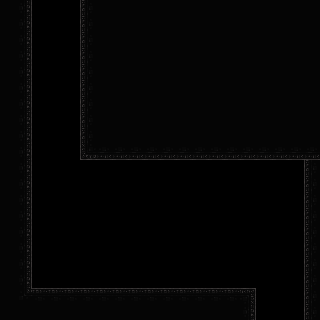

Rendered tile map (Tiled .tmx) drawn with the repository's tilesets; below, a short description and the full map source, tile grids included:
An orthogonal 20x20 tile map with 16x16 px tiles, 1 tile layer (foreground) and 6 objects (4x wall, ground, ceiling).

<map version="1.10" tiledversion="1.12.1" orientation="orthogonal" renderorder="right-down" width="20" height="20" tilewidth="16" tileheight="16" infinite="0" nextlayerid="3" nextobjectid="9">
 <editorsettings>
  <export target="../sacredflame/assets/graphics/map/main4.lua" format="lua" />
 </editorsettings>
 <tileset firstgid="1" source="blood temple.tsx" />
 <layer id="1" name="foreground" width="20" height="20">
  <data encoding="csv">
171,172,0,0,0,170,171,171,171,171,171,171,171,171,171,171,171,171,171,171,
171,172,0,0,0,170,171,171,171,171,171,171,171,171,171,171,171,171,171,171,
171,172,0,0,0,170,171,171,171,171,171,171,171,171,171,171,171,171,171,171,
171,172,0,0,0,170,171,171,171,171,171,171,171,171,171,171,171,171,171,171,
171,172,0,0,0,170,171,171,171,171,171,171,171,171,171,171,171,171,171,171,
171,172,0,0,0,170,171,171,171,171,171,171,171,171,171,171,171,171,171,171,
171,172,0,0,0,170,171,171,171,171,171,171,171,171,171,171,171,171,171,171,
171,172,0,0,0,170,171,171,171,171,171,171,171,171,171,171,171,171,171,171,
171,172,0,0,0,170,171,171,171,171,171,171,171,171,171,171,171,171,171,171,
171,172,0,0,0,186,187,187,187,187,187,187,187,187,187,187,187,187,187,187,
171,172,0,0,0,0,0,0,0,0,0,0,0,0,0,0,0,0,0,170,
171,172,0,0,0,0,0,0,0,0,0,0,0,0,0,0,0,0,0,170,
171,172,0,0,0,0,0,0,0,0,0,0,0,0,0,0,0,0,0,170,
171,172,0,0,0,0,0,0,0,0,0,0,0,0,0,0,0,0,0,170,
171,172,0,0,0,0,0,0,0,0,0,0,0,0,0,0,0,0,0,170,
171,172,0,0,0,0,0,0,0,0,0,0,0,0,0,0,0,0,0,170,
171,172,0,0,0,0,0,0,0,0,0,0,0,0,0,0,0,0,0,170,
171,172,0,0,0,0,0,0,0,0,0,0,0,0,0,0,0,0,0,170,
171,189,155,155,155,155,155,155,155,155,155,155,155,155,155,156,0,0,0,170,
171,171,171,171,171,171,171,171,171,171,171,171,171,171,171,172,0,0,0,170
</data>
 </layer>
 <objectgroup id="2" name="collisions">
  <object id="1" name="wall" type="wall" x="31.125" y="0.125" width="1" height="287.75" />
  <object id="3" name="wall" type="wall" x="80.0071" y="0.0315657" width="1" height="159.005" />
  <object id="4" name="wall" type="wall" x="255.029" y="288.968" width="1" height="31.0333" />
  <object id="5" name="wall" type="wall" x="304.011" y="160.063" width="1" height="159.942" />
  <object id="7" name="ground" type="ground" x="256.021" y="288.014" width="0.960938" height="224.771" rotation="90" />
  <object id="8" name="ceiling" type="ceiling" x="80.0056" y="159.044" width="239.989" height="0.961111" />
 </objectgroup>
</map>
